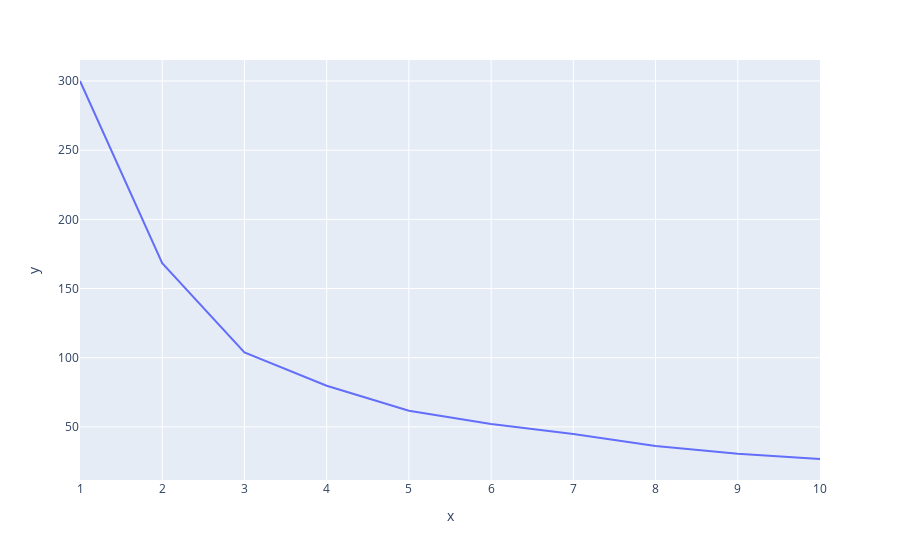

The notebook cell saved with this chart:
### Code cell
#verificar no gráficos
grafico_cotovelo_sepala = px.line( x = range(1,11), y=wcss_sepala)
grafico_cotovelo_sepala.show()

### Figure 1 — Plotly figure (JSON) as saved in the notebook; plotly's stock layout.template omitted (floating-point values rounded to 4 significant figures)
{"data": [{"hovertemplate": "x=%{x}<br>y=%{y}<extra></extra>", "legendgroup": "", "line": {"color": "#636efa", "dash": "solid"}, "marker": {"symbol": "circle"}, "mode": "lines", "name": "", "orientation": "v", "showlegend": false, "type": "scatter", "x": [1, 2, 3, 4, 5, 6, 7, 8, 9, 10], "xaxis": "x", "y": [300.0, 168.4, 103.8, 79.78, 61.71, 52.14, 44.82, 36.23, 30.57, 26.8], "yaxis": "y"}], "layout": {"autosize": true, "legend": {"tracegroupgap": 0}, "margin": {"t": 60}, "xaxis": {"anchor": "y", "autorange": true, "domain": [0, 1], "range": [1, 10], "title": {"text": "x"}, "type": "linear"}, "yaxis": {"anchor": "x", "autorange": true, "domain": [0, 1], "range": [11.62, 315.2], "title": {"text": "y"}, "type": "linear"}}}
